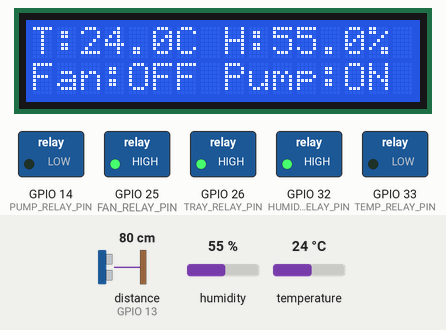
Recording of a sketch running on a simulated ESP32. On the bench: 16×2 character LCD, switched loads named in the sketch (green lamp = pin HIGH). Wiring (inferred from the names in the program): ultrasonic range finder: trigger GPIO 12; echo GPIO 13. The test bench sets the inputs (shaded band); at power-on: distance to the obstacle (sensor on GPIO 13) 80 cm, humidity 55 %, temperature 24 °C. The echo pulse lasts 58.3 µs per cm; WiFi joins after 1.5 s; servers stay silent unless stated; pins used as bus, display or sensor lines are not drawn.

Above: at 3.1 s.
3.2 s: distance to the obstacle (sensor on GPIO 13) set to 22 cm
5.6 s: distance to the obstacle (sensor on GPIO 13) set to 18 cm
At 7.6 s:
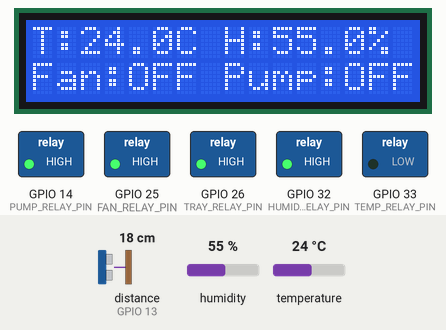
12.4 s: humidity set to 58 %
At 16.1 s:
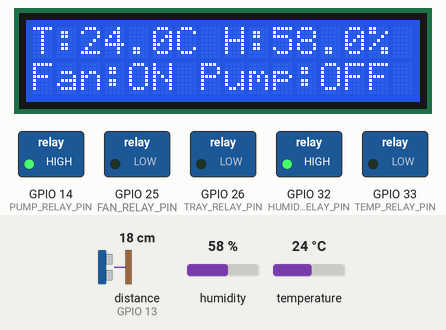
18.4 s: distance to the obstacle (sensor on GPIO 13) set to 35 cm
At 20.8 s:
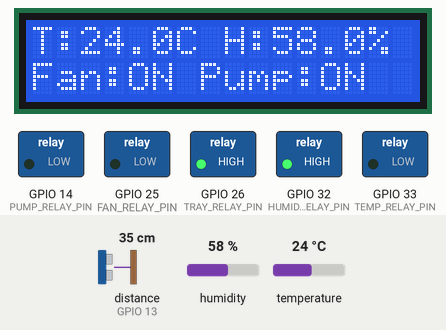
21.5 s: temperature set to 38 °C
At 28.0 s:
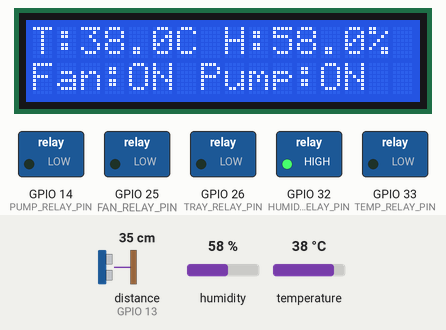
28.3 s: temperature set to 41 °C
At 30.1 s:
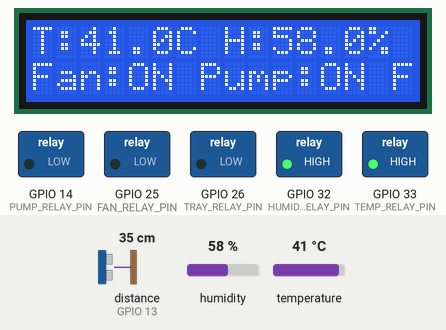
Timing chart, 0 to 33.5 s (numbered marks = the images above; inputs shaded):
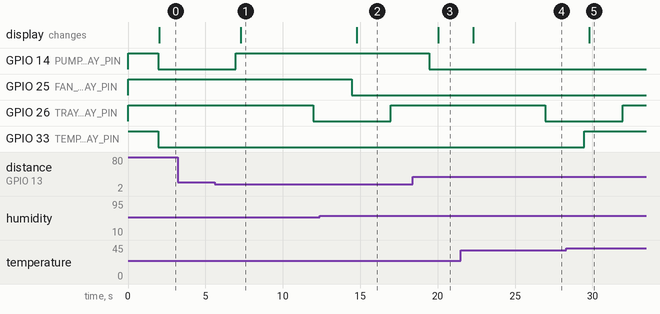

Measured:
- the behaviour switches between 21 and 20 cm on distance to the obstacle (sensor on GPIO 13) (found by bisection; images 0 and 1)
- the behaviour switches between 56 and 57 % on humidity (found by bisection; images 1 and 2)
- the behaviour switches between 39 and 40 °C on temperature (found by bisection; images 4 and 5)
- after the input at 3.2 s, every drawn part: stays the same
- after the input at 5.6 s, GPIO 14 (PUMP_RELAY_PIN): LOW → HIGH after 1.4 s; the display: changes after 1.7 s (image 1)
- after the input at 12.4 s, GPIO 25 (FAN_RELAY_PIN): HIGH → LOW after 2.1 s; the display: changes after 2.4 s (image 2)
- after the input at 18.4 s, GPIO 14 (PUMP_RELAY_PIN): HIGH → LOW after 1.1 s; the display: changes after 1.6 s (image 3)
- after the input at 21.5 s, the display: changes after 0.79 s (image 4)
- after the input at 28.3 s, GPIO 33 (TEMP_RELAY_PIN): LOW → HIGH after 1.2 s; the display: changes after 1.5 s (image 5)

The sketch:

hatchmate-smart-egg-incubator.ino
```cpp
/*
  HatchMate — ESP32 Smart Egg Incubator Prototype

  Refactored from the supplied "BLYNK 2 oky.txt" source.
  This is a documentation/cleanup candidate, not a physically tested release.

  IMPORTANT:
  - Copy secrets.example.h to secrets.h and enter your NEW credentials locally.
  - secrets.h is excluded by .gitignore and must never be committed.
  - Relay outputs are assumed ACTIVE-LOW, matching the supplied source.
  - The 15-second tray relay cycle is preserved only as a bench-test pulse.
    It is NOT a real egg-turning schedule.
*/

#define BLYNK_PRINT Serial
#include "secrets.h"  // Local file; do not commit.

#include <Arduino.h>
#include <Wire.h>
#include <LiquidCrystal_I2C.h>
#include <DHTesp.h>
#include <BlynkSimpleEsp32.h>
#include <math.h>

// ------------------------- Hardware configuration -------------------------
constexpr uint8_t DHT_PIN = 15;
constexpr uint8_t TEMP_RELAY_PIN = 33;
constexpr uint8_t HUMIDITY_RELAY_PIN = 32;
constexpr uint8_t FAN_RELAY_PIN = 25;
constexpr uint8_t PUMP_RELAY_PIN = 14;
constexpr uint8_t TRAY_RELAY_PIN = 26;
constexpr uint8_t ULTRASONIC_TRIG_PIN = 12;
constexpr uint8_t ULTRASONIC_ECHO_PIN = 13;

constexpr uint8_t LCD_I2C_ADDRESS = 0x27;
constexpr uint8_t LCD_COLUMNS = 20;
constexpr uint8_t LCD_ROWS = 4;

// Common ESP32 DevKit default I2C pins. Confirm against the actual wiring.
constexpr uint8_t I2C_SDA_PIN = 21;
constexpr uint8_t I2C_SCL_PIN = 22;

// The original source drives relay inputs LOW to activate them.
constexpr uint8_t RELAY_ON_LEVEL = LOW;
constexpr uint8_t RELAY_OFF_LEVEL = HIGH;

// ------------------------- Control thresholds -----------------------------
// These values are copied from the supplied prototype source. They are not
// validated incubation set-points and must be calibrated for the hardware.
constexpr float HEATER_LOW_THRESHOLD_C = 36.0f;
constexpr float HEATER_HIGH_THRESHOLD_C = 39.0f;
constexpr float HUMIDITY_ON_THRESHOLD_PERCENT = 50.0f;
constexpr float FAN_HUMIDITY_THRESHOLD_PERCENT = 56.0f;
constexpr float FAN_TEMPERATURE_THRESHOLD_C = 40.0f;
constexpr float PUMP_DISTANCE_THRESHOLD_CM = 20.0f;

// Preserved from the supplied code as a short demonstration/bench-test cycle:
// tray relay ON during seconds 10–15 of each 15-second cycle.
constexpr uint32_t TRAY_CYCLE_MS = 15000UL;
constexpr uint32_t TRAY_ON_START_MS = 10000UL;

// ------------------------- Scheduling -------------------------------------
constexpr uint32_t SENSOR_READ_INTERVAL_MS = 2500UL;
constexpr uint32_t LCD_UPDATE_INTERVAL_MS = 750UL;
constexpr uint32_t BLYNK_SEND_INTERVAL_MS = 10000UL;
constexpr uint32_t ULTRASONIC_TIMEOUT_US = 30000UL;

DHTesp dht;
LiquidCrystal_I2C lcd(LCD_I2C_ADDRESS, LCD_COLUMNS, LCD_ROWS);
BlynkTimer blynkTimer;

float currentTemperatureC = NAN;
float currentHumidityPercent = NAN;
float currentWaterDistanceCm = NAN;

bool dhtReadingValid = false;
bool waterDistanceValid = false;

bool heaterIsOn = false;
bool humidityRelayIsOn = false;
bool fanIsOn = false;
bool pumpIsOn = false;
bool trayRelayIsOn = false;

uint32_t lastSensorReadMs = 0;
uint32_t lastLcdUpdateMs = 0;

// ------------------------- Utility functions ------------------------------
void writeRelay(uint8_t pin, bool turnOn) {
  digitalWrite(pin, turnOn ? RELAY_ON_LEVEL : RELAY_OFF_LEVEL);
}

void printLcdLine(uint8_t row, const char *text) {
  if (row >= LCD_ROWS) return;

  lcd.setCursor(0, row);
  for (uint8_t column = 0; column < LCD_COLUMNS; ++column) {
    const char character = (text != nullptr && text[column] != '\0')
                               ? text[column]
                               : ' ';
    lcd.print(character);
  }
}

bool readWaterDistance(float &distanceCm) {
  digitalWrite(ULTRASONIC_TRIG_PIN, LOW);
  delayMicroseconds(2);
  digitalWrite(ULTRASONIC_TRIG_PIN, HIGH);
  delayMicroseconds(10);
  digitalWrite(ULTRASONIC_TRIG_PIN, LOW);

  const unsigned long echoDurationUs =
      pulseIn(ULTRASONIC_ECHO_PIN, HIGH, ULTRASONIC_TIMEOUT_US);

  if (echoDurationUs == 0UL) {
    return false;  // No echo within timeout; do not treat it as 0 cm.
  }

  distanceCm = (static_cast<float>(echoDurationUs) * 0.0343f) / 2.0f;
  return isfinite(distanceCm);
}

void applyRelayOutputs() {
  writeRelay(TEMP_RELAY_PIN, heaterIsOn);
  writeRelay(HUMIDITY_RELAY_PIN, humidityRelayIsOn);
  writeRelay(FAN_RELAY_PIN, fanIsOn);
  writeRelay(PUMP_RELAY_PIN, pumpIsOn);
  writeRelay(TRAY_RELAY_PIN, trayRelayIsOn);
}

void updateControlsFromReadings() {
  if (dhtReadingValid) {
    // Preserve the supplied source's relay behaviour:
    // LOW/ON below 36 C and also in the 36–39 C band; OFF above 39 C.
    // The old LCD text said OFF in the middle band even though the relay
    // output was still active. This version displays the commanded state.
    if (currentTemperatureC < HEATER_LOW_THRESHOLD_C) {
      heaterIsOn = true;
    } else if (currentTemperatureC > HEATER_HIGH_THRESHOLD_C) {
      heaterIsOn = false;
    } else {
      heaterIsOn = true;  // Matches the LOW output in the supplied source.
    }

    // The supplied source turns this relay ON below 50%; otherwise OFF.
    humidityRelayIsOn =
        currentHumidityPercent < HUMIDITY_ON_THRESHOLD_PERCENT;

    fanIsOn = (currentHumidityPercent > FAN_HUMIDITY_THRESHOLD_PERCENT) ||
              (currentTemperatureC > FAN_TEMPERATURE_THRESHOLD_C);
  }

  // If the ultrasonic sensor has no echo, keep the previous pump command.
  if (waterDistanceValid) {
    pumpIsOn = currentWaterDistanceCm > PUMP_DISTANCE_THRESHOLD_CM;
  }

  // This intentionally preserves the short test pulse from the original code.
  const uint32_t trayCyclePositionMs = millis() % TRAY_CYCLE_MS;
  trayRelayIsOn = trayCyclePositionMs >= TRAY_ON_START_MS;

  applyRelayOutputs();
}

void readSensors() {
  const float temperature = dht.getTemperature();
  const float humidity = dht.getHumidity();

  dhtReadingValid = isfinite(temperature) && isfinite(humidity);
  if (dhtReadingValid) {
    currentTemperatureC = temperature;
    currentHumidityPercent = humidity;
  }

  float measuredDistanceCm = NAN;
  waterDistanceValid = readWaterDistance(measuredDistanceCm);
  if (waterDistanceValid) {
    currentWaterDistanceCm = measuredDistanceCm;
  }

  updateControlsFromReadings();
}

void sendSensorDataToBlynk() {
  if (dhtReadingValid) {
    Blynk.virtualWrite(V0, currentTemperatureC);
    Blynk.virtualWrite(V1, currentHumidityPercent);
  }

  if (waterDistanceValid) {
    Blynk.virtualWrite(V2, currentWaterDistanceCm);
  }
}

void updateLcd() {
  char line[LCD_COLUMNS + 1] = {0};

  if (dhtReadingValid) {
    snprintf(line, sizeof(line), "T:%.1fC H:%.1f%%",
             currentTemperatureC, currentHumidityPercent);
  } else {
    snprintf(line, sizeof(line), "HatchMate ESP32");
  }
  printLcdLine(0, line);

  if (waterDistanceValid) {
    snprintf(line, sizeof(line), "Water: %.1f cm", currentWaterDistanceCm);
  } else {
    snprintf(line, sizeof(line), "Water: no echo");
  }
  printLcdLine(1, line);

  snprintf(line, sizeof(line), "Heat:%s Hum:%s",
           heaterIsOn ? "ON" : "OFF",
           humidityRelayIsOn ? "ON" : "OFF");
  printLcdLine(2, line);

  snprintf(line, sizeof(line), "Fan:%s Pump:%s",
           fanIsOn ? "ON" : "OFF",
           pumpIsOn ? "ON" : "OFF");
  printLcdLine(3, line);
}

// ------------------------- Arduino setup/loop -----------------------------
void setup() {
  Serial.begin(115200);

  // Set relay outputs inactive before starting sensors/network services.
  const uint8_t relayPins[] = {
      TEMP_RELAY_PIN,
      HUMIDITY_RELAY_PIN,
      FAN_RELAY_PIN,
      PUMP_RELAY_PIN,
      TRAY_RELAY_PIN};

  for (uint8_t index = 0; index < sizeof(relayPins); ++index) {
    pinMode(relayPins[index], OUTPUT);
    digitalWrite(relayPins[index], RELAY_OFF_LEVEL);
  }

  pinMode(ULTRASONIC_TRIG_PIN, OUTPUT);
  pinMode(ULTRASONIC_ECHO_PIN, INPUT);
  digitalWrite(ULTRASONIC_TRIG_PIN, LOW);

  dht.setup(DHT_PIN, DHTesp::DHT11);

  Wire.begin(I2C_SDA_PIN, I2C_SCL_PIN);
  lcd.init();
  lcd.backlight();
  printLcdLine(0, "HatchMate ESP32");
  printLcdLine(1, "Starting sensors...");
  printLcdLine(2, "Connecting Wi-Fi...");
  printLcdLine(3, "Prototype firmware");

  Blynk.begin(BLYNK_AUTH_TOKEN, WIFI_SSID, WIFI_PASSWORD);
  blynkTimer.setInterval(BLYNK_SEND_INTERVAL_MS, sendSensorDataToBlynk);

  // Force the first sensor read on the first loop pass.
  lastSensorReadMs = millis() - SENSOR_READ_INTERVAL_MS;
}

void loop() {
  Blynk.run();
  blynkTimer.run();

  const uint32_t now = millis();

  if (now - lastSensorReadMs >= SENSOR_READ_INTERVAL_MS) {
    lastSensorReadMs = now;
    readSensors();
  }

  if (now - lastLcdUpdateMs >= LCD_UPDATE_INTERVAL_MS) {
    lastLcdUpdateMs = now;
    updateLcd();
  }
}
```

secrets.example.h
```cpp
#pragma once

// Copy this file to secrets.h on your computer.
// Replace the placeholder device token with a NEW Blynk device token.
// Never commit secrets.h to GitHub.

#define BLYNK_TEMPLATE_ID "TMPL6azywyV8A"
#define BLYNK_TEMPLATE_NAME "Quickstart Template"
#define BLYNK_AUTH_TOKEN "PASTE_NEW_BLYNK_DEVICE_AUTH_TOKEN_HERE"

#define WIFI_SSID "YOUR_WIFI_NETWORK_NAME"
#define WIFI_PASSWORD "YOUR_WIFI_PASSWORD"
```
